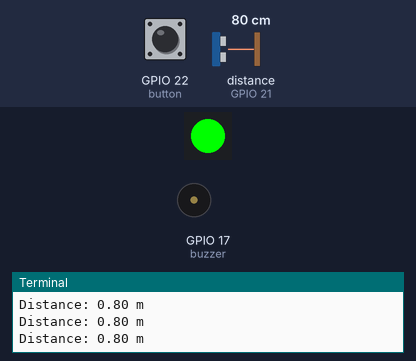
A program run on a simulated Raspberry Pi (BCM pin numbers). Parts: 1 RGB LEDs in strip order, left to right, buzzer (waves = sounding, pin HIGH), the last lines printed to the terminal. The inputs (shaded band) are chosen by the test bench; at power-on: distance to the obstacle (sensor on GPIO 21) 80 cm, GPIO 22 (button) HIGH. The echo pulse lasts 58.3 µs per cm; threads take turns every 2 ms.

Above: at 1.2 s.
1.3 s: distance to the obstacle (sensor on GPIO 21) set to 22 cm
At 2.0 s:
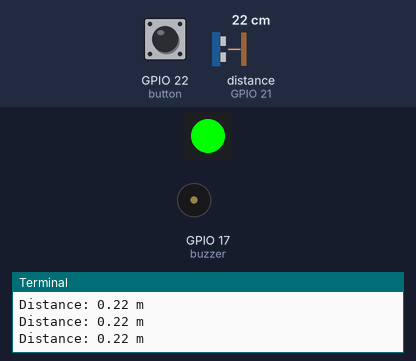
3.0 s: distance to the obstacle (sensor on GPIO 21) set to 17 cm
At 3.3 s:
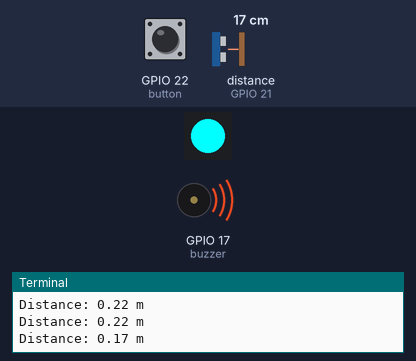
6.0 s: distance to the obstacle (sensor on GPIO 21) set to 6 cm
9.0 s: distance to the obstacle (sensor on GPIO 21) set to 3 cm
At 10.4 s:
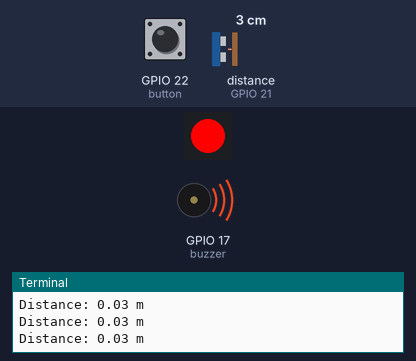
12.0 s: GPIO 22 (button) pulled LOW for 0.15 s
At 12.7 s:
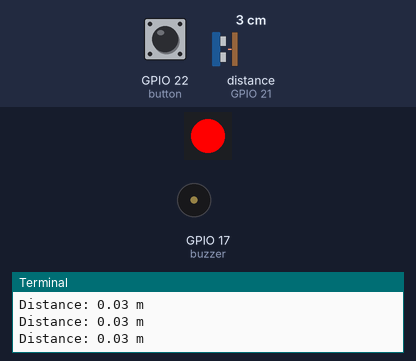
13.6 s: GPIO 22 (button) pulled LOW for 1 s
At 14.1 s:
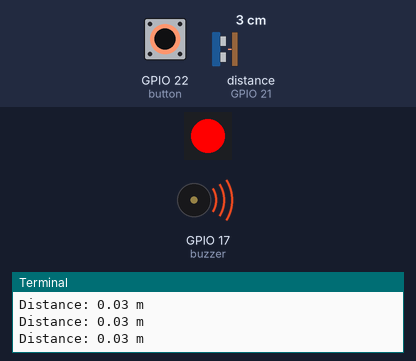
Timing chart, 0 to 16.6 s (numbered marks = the images above; inputs shaded):
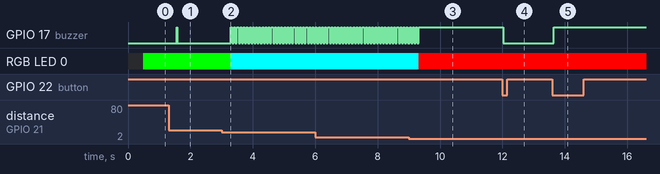

Measured:
- the behaviour switches between 20 and 19 cm on distance to the obstacle (sensor on GPIO 21) (found by bisection; images 1 and 2)
- the behaviour switches between 5 and 4 cm on distance to the obstacle (sensor on GPIO 21) (found by bisection; images 2 and 3)
- after the input at 1.3 s, GPIO 17 (buzzer): LOW → HIGH after 0.26 s, → LOW 0.02 s later
- after the input at 3.0 s, GPIO 17 (buzzer): alternates HIGH for 0.05 s and LOW for 0.05 s, starting after 0.29 s; RGB LED 0: RGB(0, 255, 0) → RGB(0, 255, 255) after 0.29 s
- after the input at 9.0 s, GPIO 17 (buzzer): goes on until 9.3 s, then stays HIGH; RGB LED 0: RGB(0, 255, 255) → RGB(255, 0, 0) after 0.32 s
- after the input at 12.0 s, GPIO 17 (buzzer): HIGH → LOW at once
- after the input at 13.6 s, GPIO 17 (buzzer): LOW → HIGH at once

The program:

ultraSonic.py
```python
#!/usr/bin/python3

# Original author: M. Heidenreich (c)
# Adapted by: Jehanthan Naraentheraraja, July 29th 2023
# Purpose: Measure distance and sound button

from gpiozero import RGBLED, Button, DistanceSensor, Buzzer
from colorzero import Color
from signal import signal, SIGTERM, SIGHUP, pause
from time import sleep
from threading import Thread

buzzer = Buzzer(17)
button = Button(22)
led = RGBLED(27, 18, 4)
sensor = DistanceSensor(echo=21, trigger=20)
reading = True
buzz = False


def safe_exit(signum, frame):
    exit(1)


def mute_buzzer():
    global buzz
    if buzz:
        buzz = False
    else:
        buzz = True


def read_distance():
    global buzz
    while reading:
        print("Distance: " + '{:1.2f}' .format(sensor.value) + " m")
        if (sensor.value >= 0.2):
            led.color = (0, 1, 0)
            buzzer.off()
        elif (0.05 <= sensor.value < 0.2):
            led.color = (0, 1, 1)
            if not buzz:
                buzzer.beep(on_time=0.05, off_time=0.05, n=1, background=True)
            else:
                buzzer.off()
        else:
            led.color = (1, 0, 0)
            if not buzz:
                buzzer.on()
            else:
                buzzer.off()
        sleep(0.1)


try:

    signal(SIGTERM, safe_exit)
    signal(SIGHUP, safe_exit)

    reader = Thread(target=read_distance, daemon=True)
    reader.start()
    sensor.when_in_range = buzzer.on
    sensor.when_out_of_range = buzzer.off

    button.when_pressed = mute_buzzer

    pause()


except KeyboardInterrupt:
    pass


finally:
    reading = False
    sensor.close()
    led.close()
    buzzer.close()

# JN, 2023
```
